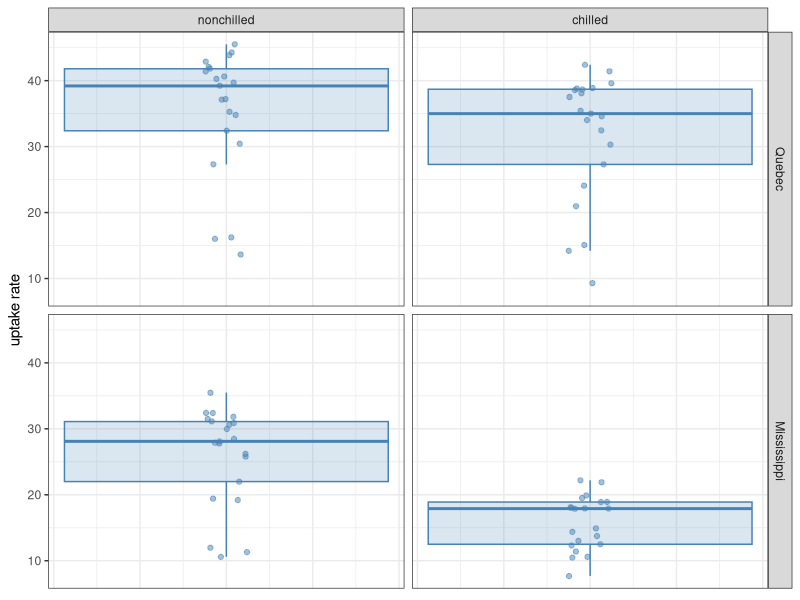
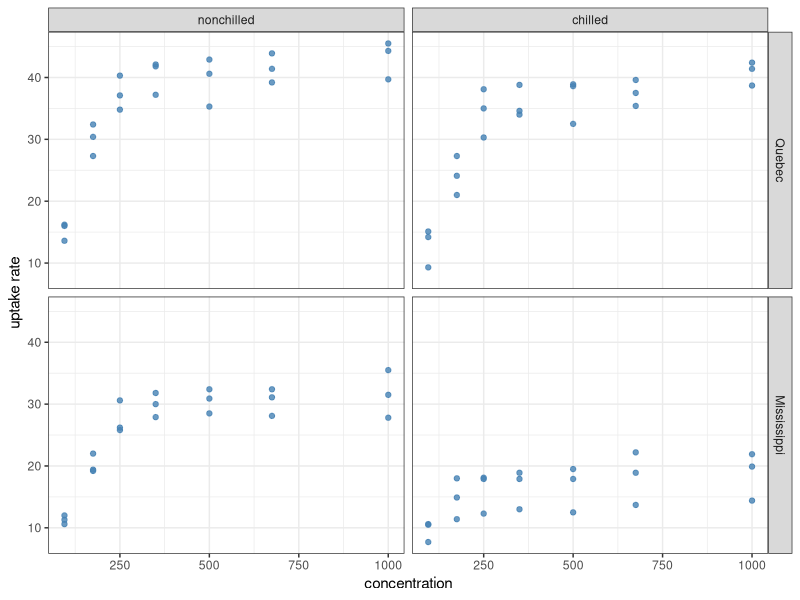
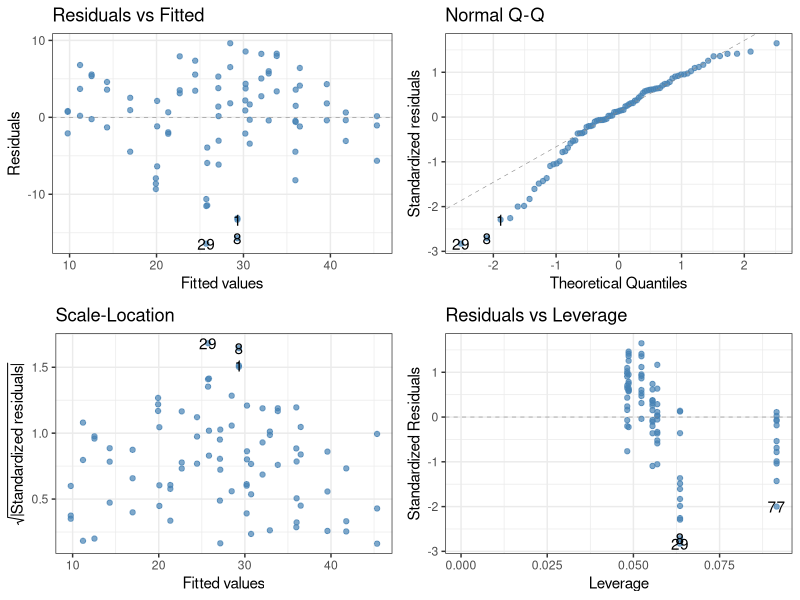
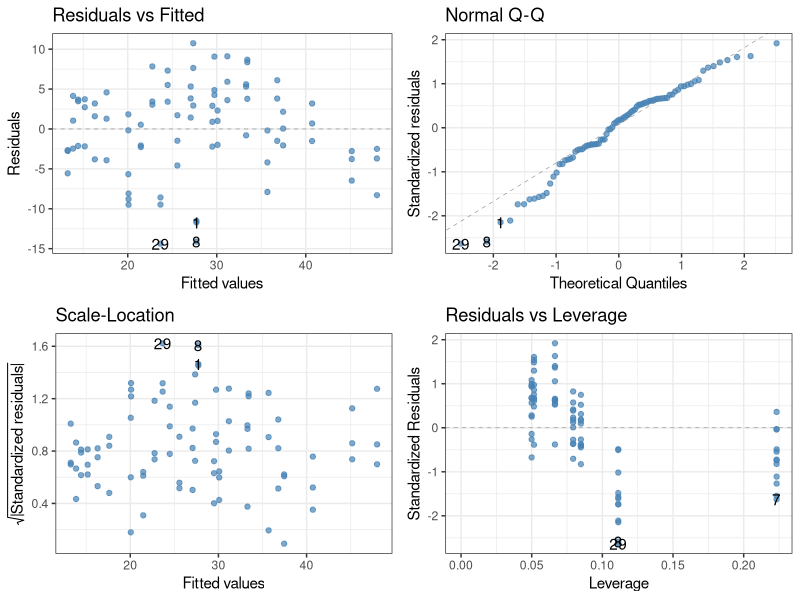
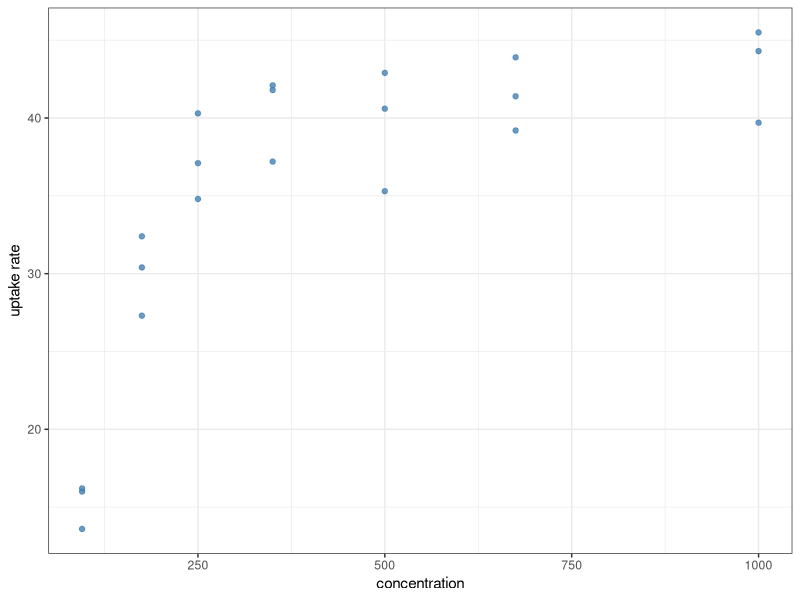
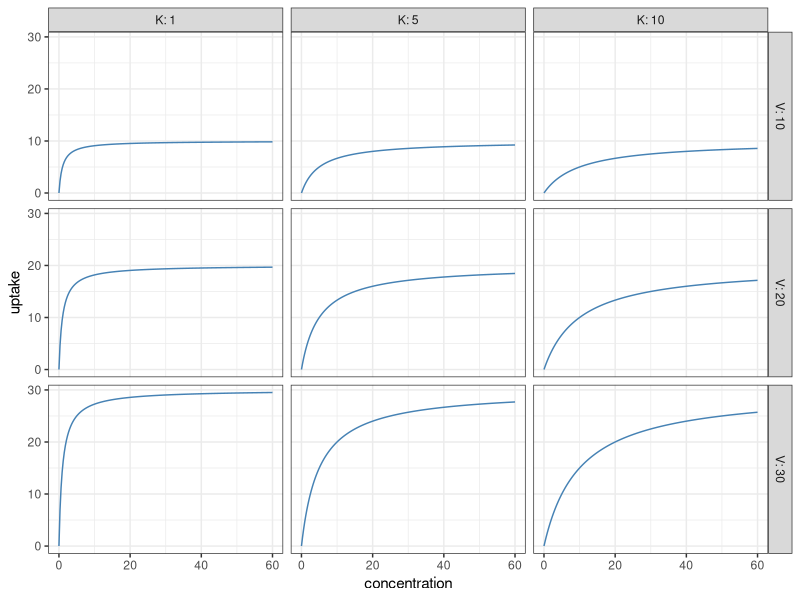
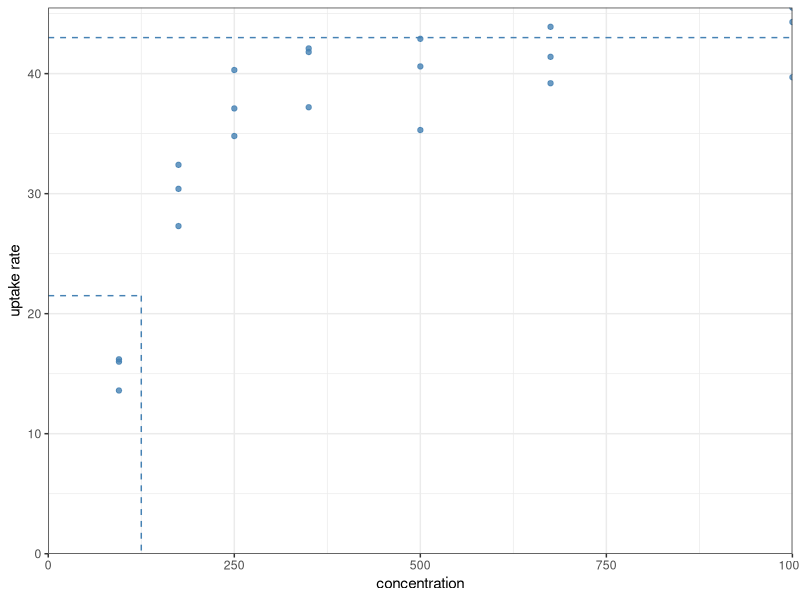

The R script that drew these images, in order: (Note: this script raises an error after producing the figures.)
## ---- chunk 1
#| message: false
library(tidyverse)
as_tibble(CO2)
## ---- chunk 2
as_tibble(CO2) |>
  ggplot(aes(x = 0, y = uptake)) +
  geom_boxplot(color = "steelblue", fill = "steelblue",
               alpha = 0.2, outlier.shape = NA) +
  geom_jitter(color = "steelblue", alpha = 0.5, width = 0.05) +
  facet_grid(Type ~ Treatment) +
  labs(y = "uptake rate") +
  theme_bw() +
  theme(axis.title.x = element_blank(), # The x-axis is meaningless here,
        axis.ticks.x = element_blank(), # so remove title, tick marks,
        axis.text.x = element_blank())  # and labels from it
## ---- chunk 3
as_tibble(CO2) |>
  ggplot(aes(x = conc, y = uptake)) +
  geom_point(color = "steelblue", alpha = 0.8) +
  facet_grid(Type ~ Treatment) +
  labs(x = "concentration", y = "uptake rate") +
  theme_bw()
## ---- chunk 4
lm(uptake ~ conc + Type * Treatment, data = CO2) |> anova()
## ---- chunk 5
#| warning: false
#| fig-height: 6
library(ggfortify)

lm(uptake ~ conc + Type * Treatment, data = CO2) |>
  autoplot(smooth.colour = NA, colour = "steelblue", alpha = 0.7) +
  theme_bw()
## ---- chunk 6
lm(uptake ~ conc + Type * Treatment, data = CO2) |> summary()
## ---- chunk 7
#| warning: false
#| fig-height: 6
lm(uptake ~ conc * Type * Treatment, data = CO2) |> anova()
lm(uptake ~ conc * Type * Treatment, data = CO2) |> summary()
lm(uptake ~ conc * Type * Treatment, data = CO2) |>
  autoplot(smooth.colour = NA, colour = "steelblue", alpha = 0.7) +
  theme_bw()
## ---- chunk 8
as_tibble(CO2) |>
  filter(Type == "Quebec", Treatment == "nonchilled") |>
  ggplot(aes(x = conc, y = uptake)) +
  geom_point(color = "steelblue", alpha = 0.8) +
  labs(x = "concentration", y = "uptake rate") +
  theme_bw()
## ---- chunk 9
#| message: false
expand_grid(V = c(10, 20, 30), # This function creates a tibble with all
            K = c(1, 5, 10),   # possible combinations of the inputs
            concentration = seq(0, 60, l = 201)) |>
  group_by(V, K) |>
  mutate(uptake = V * concentration / (K + concentration)) |>
  ungroup() |>
  ggplot(aes(x = concentration, y = uptake)) +
  geom_line(color = "steelblue") +
  facet_grid(V ~ K, labeller = label_both) +
  theme_bw()
## ---- chunk 10
as_tibble(CO2) |>
  filter(Type == "Quebec", Treatment == "nonchilled") |>
  ggplot(aes(x = conc, y = uptake)) +
  geom_point(color = "steelblue", alpha = 0.8) +
  geom_hline(yintercept = 43, linetype = "dashed", color = "steelblue") +
  annotate(geom = "segment", x = 0, y = 43/2, xend = 125, yend = 43/2,
           linetype = "dashed", color = "steelblue") +
  annotate(geom = "segment", x = 125, y = 43/2, xend = 125, yend = 0,
           linetype = "dashed", color = "steelblue") +
  scale_x_continuous(name = "concentration",
                     limits = c(0, NA), expand = c(0, 0)) +
  scale_y_continuous(name = "uptake rate",
                     limits = c(0, NA), expand = c(0, 0)) +
  theme_bw()
## ---- chunk 11
list(a = 3, b = "Hello!", myTable = tibble(x = c(1, 2), y = c(3, 4)))
## ---- chunk 12
myList <- list(
  a = 3,
  b = "Hello!",
  myTable = tibble(x = c(1, 2), y = c(3, 4))
)
## ---- chunk 13
myList$myTable # Access the entry called myTable in the list
## ---- chunk 14
myList[[3]] # Access the third entry (myTable) in the list
## ---- chunk 15
sum(c(1, 2, 3))
## ---- chunk 16
#| error: true
sum(list(1, 2, 3))
## ---- chunk 17
nonlinearFit <- as_tibble(CO2) |>
  filter(Type == "Quebec", Treatment == "nonchilled") |>
  nls(uptake ~ V*conc/(K + conc), data = _, start = list(V = 43, K = 125))

print(nonlinearFit)
## ---- chunk 18
summary(nonlinearFit)
## ---- chunk 19
predict(nonlinearFit)
## ---- chunk 20
as_tibble(CO2) |>
  filter(Type == "Quebec", Treatment == "nonchilled") |>
  mutate(pred = predict(nonlinearFit)) |>
  ggplot() +
  geom_point(aes(x = conc, y = uptake), color = "steelblue", alpha = 0.8) +
  geom_line(aes(x = conc, y = pred), linetype = "dashed", alpha = 0.5) +
  labs(x = "concentration", y = "uptake rate") +
  theme_bw()
## ---- chunk 21
V_fitted <- coef(nonlinearFit)["V"] # Get fitted values of V and K
K_fitted <- coef(nonlinearFit)["K"] # from the vector of coefficients

as_tibble(CO2) |>
  filter(Type == "Quebec", Treatment == "nonchilled") |>
  ggplot() +
  geom_point(aes(x = conc, y = uptake), color = "steelblue", alpha = 0.8) +
  geom_function(fun = function(x) V_fitted * x / (K_fitted + x),
                linetype = "dashed", alpha = 0.5) +
  labs(x = "concentration", y = "uptake rate") +
  theme_bw()
